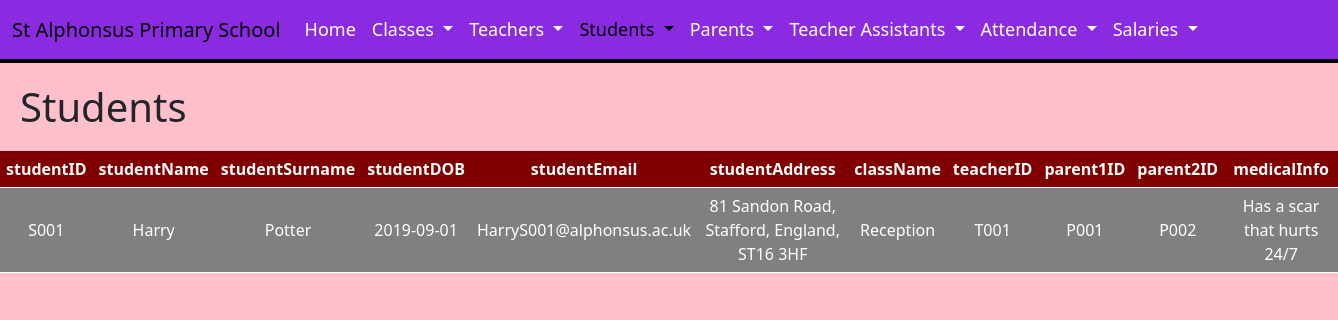
Page /DigitalWebsite/ViewStudentHTML.php on the earlier database version.
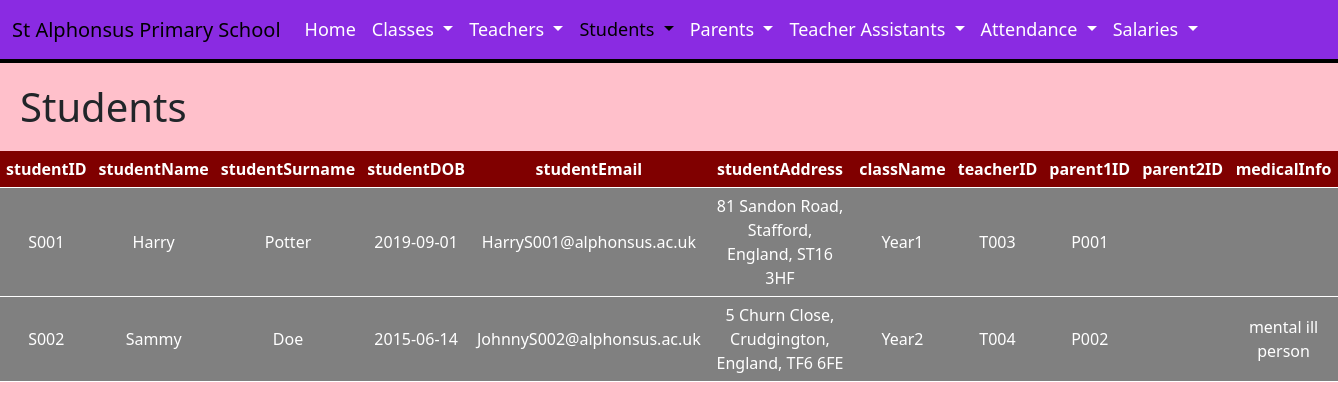
Same page on the later database version.
### tables this page shows
CREATE TABLE `students` (
  `studentID` varchar(50) NOT NULL,
  `studentName` varchar(50) DEFAULT NULL,
  `studentSurname` varchar(50) DEFAULT NULL,
  `studentDOB` date DEFAULT NULL,
  `studentEmail` varchar(50) DEFAULT NULL,
  `studentAddress` varchar(100) DEFAULT NULL,
  `className` varchar(50) DEFAULT NULL,
  `teacherID` varchar(50) DEFAULT NULL,
  `parent1ID` varchar(50) DEFAULT NULL,
  `parent2ID` varchar(50) DEFAULT NULL,
  `medicalInfo` varchar(100) DEFAULT NULL
);

### DigitalWebsite/ViewStudent.php (the view, shortened to what this page needs)
<?php
$servername = "127.0.0.1";
$username = "root";
$password = "";
$database = "school";
$conn = new mysqli($servername, $username, $password, $database);
   $query = "SELECT studentID, studentName, studentSurname, studentDOB,
   studentEmail, studentAddress, className, teacherID, parent1ID, parent2ID, medicalInfo FROM students";
   $result = mysqli_query($conn, $query);
   while ($row = mysqli_fetch_assoc($result)) {
       echo "<tr>";
       echo "<td>" . $row['studentID'] . "</td>";
       echo "<td>" . $row['studentName'] . "</td>";
       echo "<td>" . $row['studentSurname'] . "</td>";
       echo "<td>" . $row['studentDOB'] . "</td>";
       echo "<td>" . $row['studentEmail'] . "</td>";
       echo "<td>" . $row['studentAddress'] . "</td>";
       echo "<td>" . $row['className'] . "</td>";
       echo "<td>" . $row['teacherID'] . "</td>";
       echo "<td>" . $row['parent1ID'] . "</td>";
       echo "<td>" . $row['parent2ID'] . "</td>";
       echo "<td>" . $row['medicalInfo'] . "</td>";
       echo "</tr>";
   }
?>

Differences in the rows shown:
changed students "Harry": className "Reception" → "Year1"; teacherID "T001" → "T003"; parent2ID "P002" → (not shown); medicalInfo "Has a scar that hurts 24/7" → (not shown)
added students: studentID "S002", studentName "Sammy", studentSurname "Doe", studentDOB "2015-06-14", studentEmail "JohnnyS002@alphonsus.ac.uk", studentAddress "5 Churn Close, Crudgington, England, TF6 6FE", className "Year2", teacherID "T004", parent1ID "P002", medicalInfo "mental ill person"
